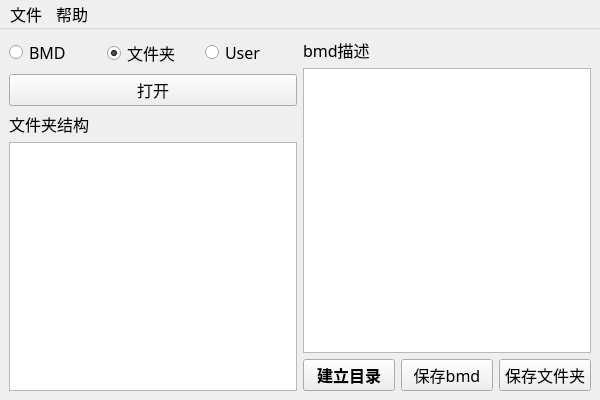
<?xml version="1.0" encoding="UTF-8"?>
<ui version="4.0">
 <class>MainWindow</class>
 <widget class="QMainWindow" name="MainWindow">
  <property name="geometry">
   <rect>
    <x>0</x>
    <y>0</y>
    <width>600</width>
    <height>400</height>
   </rect>
  </property>
  <property name="minimumSize">
   <size>
    <width>600</width>
    <height>400</height>
   </size>
  </property>
  <property name="font">
   <font>
    <family>幼圆</family>
    <pointsize>12</pointsize>
    <weight>50</weight>
    <bold>false</bold>
   </font>
  </property>
  <property name="windowTitle">
   <string>多文件夹助手</string>
  </property>
  <widget class="QWidget" name="centralwidget">
   <layout class="QGridLayout" name="gridLayout">
    <item row="0" column="0">
     <layout class="QHBoxLayout" name="horizontalLayout_3">
      <item>
       <layout class="QVBoxLayout" name="verticalLayout">
        <item>
         <layout class="QHBoxLayout" name="horizontalLayout">
          <item>
           <widget class="QRadioButton" name="rb1">
            <property name="text">
             <string>BMD</string>
            </property>
            <attribute name="buttonGroup">
             <string>buttonGroup</string>
            </attribute>
           </widget>
          </item>
          <item>
           <widget class="QRadioButton" name="rb2">
            <property name="text">
             <string>文件夹</string>
            </property>
            <property name="checked">
             <bool>true</bool>
            </property>
            <attribute name="buttonGroup">
             <string>buttonGroup</string>
            </attribute>
           </widget>
          </item>
          <item>
           <widget class="QRadioButton" name="rb3">
            <property name="text">
             <string>User</string>
            </property>
            <attribute name="buttonGroup">
             <string>buttonGroup</string>
            </attribute>
           </widget>
          </item>
         </layout>
        </item>
        <item>
         <widget class="QPushButton" name="btn_open">
          <property name="text">
           <string>打开</string>
          </property>
         </widget>
        </item>
        <item>
         <widget class="QLabel" name="label">
          <property name="text">
           <string>文件夹结构</string>
          </property>
         </widget>
        </item>
        <item>
         <widget class="QTextEdit" name="te_dirs"/>
        </item>
       </layout>
      </item>
      <item>
       <layout class="QVBoxLayout" name="verticalLayout_2">
        <item>
         <widget class="QLabel" name="label_2">
          <property name="text">
           <string>bmd描述</string>
          </property>
         </widget>
        </item>
        <item>
         <widget class="QTextEdit" name="te_bmd"/>
        </item>
        <item>
         <layout class="QHBoxLayout" name="horizontalLayout_2">
          <item>
           <widget class="QPushButton" name="btn_create">
            <property name="font">
             <font>
              <weight>75</weight>
              <bold>true</bold>
             </font>
            </property>
            <property name="text">
             <string>建立目录</string>
            </property>
           </widget>
          </item>
          <item>
           <widget class="QPushButton" name="btn_savebmd">
            <property name="text">
             <string>保存bmd</string>
            </property>
           </widget>
          </item>
          <item>
           <widget class="QPushButton" name="btn_savedirs">
            <property name="text">
             <string>保存文件夹</string>
            </property>
           </widget>
          </item>
         </layout>
        </item>
       </layout>
      </item>
     </layout>
    </item>
   </layout>
  </widget>
  <widget class="QMenuBar" name="menubar">
   <property name="geometry">
    <rect>
     <x>0</x>
     <y>0</y>
     <width>600</width>
     <height>26</height>
    </rect>
   </property>
   <widget class="QMenu" name="menu">
    <property name="title">
     <string>文件</string>
    </property>
    <addaction name="action_XML"/>
    <addaction name="action"/>
    <addaction name="action_BMD"/>
    <addaction name="action_3"/>
    <addaction name="separator"/>
    <addaction name="action_2"/>
   </widget>
   <widget class="QMenu" name="menu_2">
    <property name="title">
     <string>帮助</string>
    </property>
    <addaction name="menu_about"/>
   </widget>
   <addaction name="menu"/>
   <addaction name="menu_2"/>
  </widget>
  <action name="action_XML">
   <property name="text">
    <string>打开BMD</string>
   </property>
  </action>
  <action name="action">
   <property name="text">
    <string>打开文件夹</string>
   </property>
  </action>
  <action name="action_BMD">
   <property name="text">
    <string>保存BMD</string>
   </property>
  </action>
  <action name="action_2">
   <property name="text">
    <string>退出</string>
   </property>
  </action>
  <action name="menu_about">
   <property name="text">
    <string>关于本程序</string>
   </property>
  </action>
  <action name="action_3">
   <property name="text">
    <string>保存文件夹</string>
   </property>
  </action>
 </widget>
 <resources/>
 <connections>
  <connection>
   <sender>menu_about</sender>
   <signal>triggered()</signal>
   <receiver>MainWindow</receiver>
   <slot>showAbout()</slot>
   <hints>
    <hint type="sourcelabel">
     <x>-1</x>
     <y>-1</y>
    </hint>
    <hint type="destinationlabel">
     <x>299</x>
     <y>199</y>
    </hint>
   </hints>
  </connection>
  <connection>
   <sender>btn_open</sender>
   <signal>clicked()</signal>
   <receiver>MainWindow</receiver>
   <slot>open()</slot>
   <hints>
    <hint type="sourcelabel">
     <x>132</x>
     <y>81</y>
    </hint>
    <hint type="destinationlabel">
     <x>289</x>
     <y>-54</y>
    </hint>
   </hints>
  </connection>
  <connection>
   <sender>btn_create</sender>
   <signal>clicked()</signal>
   <receiver>MainWindow</receiver>
   <slot>createdirs()</slot>
   <hints>
    <hint type="sourcelabel">
     <x>329</x>
     <y>373</y>
    </hint>
    <hint type="destinationlabel">
     <x>337</x>
     <y>491</y>
    </hint>
   </hints>
  </connection>
 </connections>
 <slots>
  <slot>showAbout()</slot>
  <slot>open()</slot>
  <slot>createdirs()</slot>
 </slots>
 <buttongroups>
  <buttongroup name="buttonGroup"/>
 </buttongroups>
</ui>
